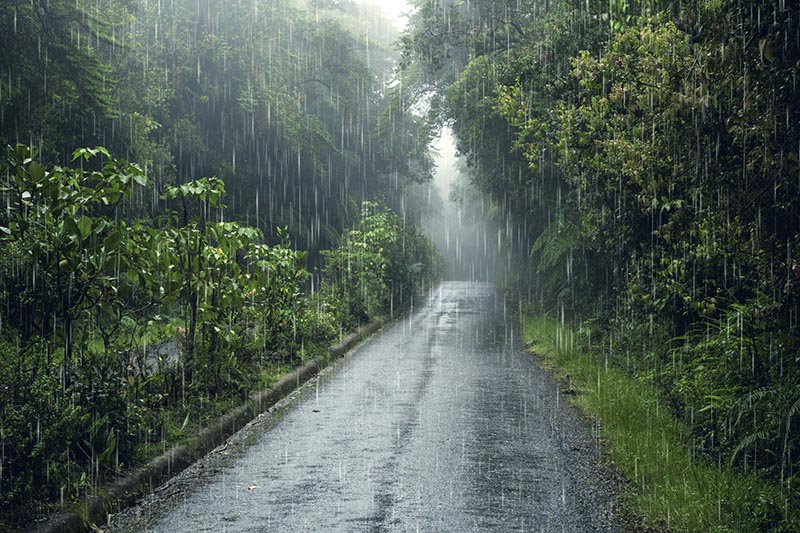
//> input picture imgs/3.1.png, 800 x 533 px
$ ./dif   (built with g++ and OpenCV 4)
//> lines starting //> are read from the running program, lines starting //| are printed output that depends on the picture
#include <opencv2/opencv.hpp>
#include <iostream>

int main() {
    // Carregar as imagens
    cv::Mat img1 = cv::imread("imgs/3.1.png");
//> img1 is the input picture: 533 rows x 800 cols, CV_8UC3; mean B, G, R 83.3, 92.7, 79.9
    cv::Mat img2 = cv::imread("imgs/3.3.png");
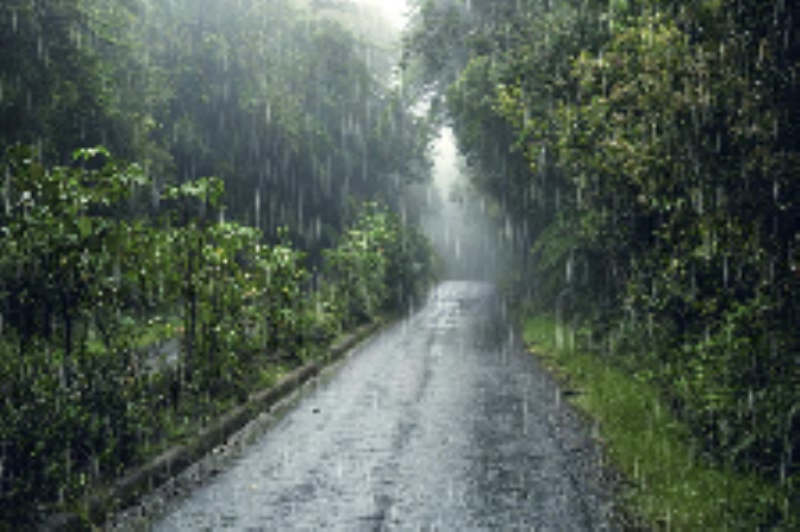
//> input picture imgs/3.3.png, 800 x 532 px
//> img2 is the input picture: 532 rows x 800 cols, CV_8UC3; mean B, G, R 83.2, 92.6, 79.9

    // Verificar se as imagens foram carregadas corretamente
    if (img1.empty() || img2.empty()) {
        std::cerr << "Erro ao carregar as imagens!" << std::endl;
        return -1;
    }

    // Imprimir as informações das imagens
    std::cout << "Imagem 1 - Tamanho: " << img1.size() << ", Tipo: " << img1.type() << std::endl;
//| Imagem 1 - Tamanho: [800 x 533], Tipo: 16
    std::cout << "Imagem 2 - Tamanho: " << img2.size() << ", Tipo: " << img2.type() << std::endl;
//| Imagem 2 - Tamanho: [800 x 532], Tipo: 16

    // Verificar se as imagens têm o mesmo tamanho e tipo
    if (img1.size() != img2.size()) {
        std::cout << "Redimensionando a imagem 2 para o tamanho da imagem 1..." << std::endl;
        cv::resize(img2, img2, img1.size());
//> img2: 533 rows x 800 cols, CV_8UC3
    }

    // Converter as imagens para o mesmo tipo (exemplo: escala de cinza)
    if (img1.channels() != img2.channels()) {
        std::cout << "Convertendo para o mesmo número de canais..." << std::endl;
        if (img1.channels() == 3) {
            cv::cvtColor(img2, img2, cv::COLOR_BGR2GRAY);
        } else {
            cv::cvtColor(img1, img1, cv::COLOR_BGR2GRAY);
        }
    }

    // Subtrair as imagens
    cv::Mat diff;
    cv::absdiff(img1, img2, diff);  // absdiff calcula a diferença absoluta pixel a pixel
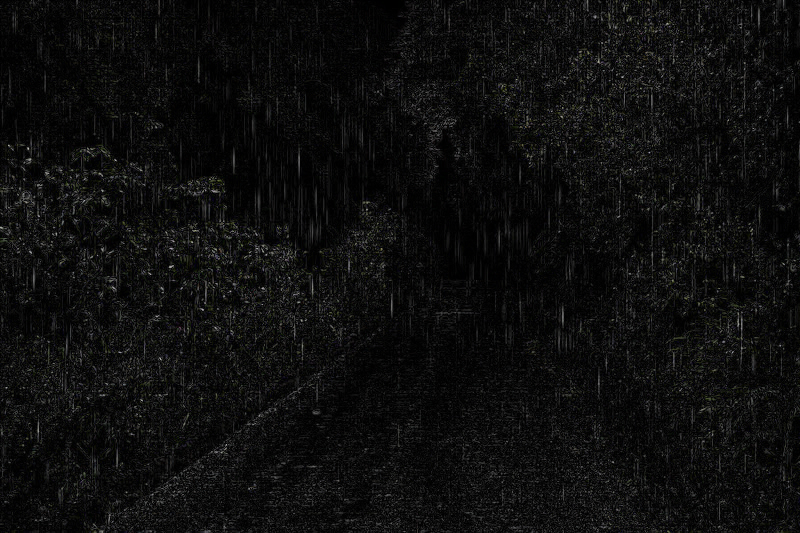
//> diff: 533 rows x 800 cols, CV_8UC3; mean B, G, R 13.5, 13.9, 13.7

    // Salvar a imagem de diferença
    bool sucesso = cv::imwrite("imgs/dif3.2.png", diff);
    if (!sucesso) {
        std::cerr << "Erro ao salvar a imagem de diferença!" << std::endl;
        return -1;
    }

    // Exibir a imagem de diferença
    cv::imshow("Imagem de Diferenca", diff);
    cv::waitKey(0);  // Espera uma tecla ser pressionada

    return 0;
}
